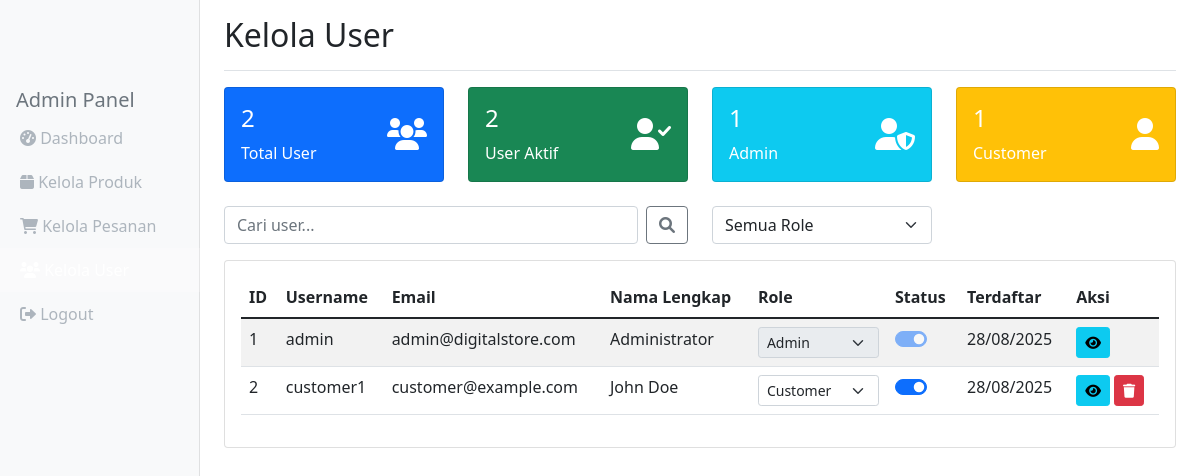
The page /admin/users.php (signed in) on the database its author committed.
### tables this page shows
CREATE TABLE `users` (
  `id` int(11) NOT NULL AUTO_INCREMENT,
  `username` varchar(50) NOT NULL,
  `email` varchar(100) NOT NULL,
  `password` varchar(255) NOT NULL,
  `full_name` varchar(100) NOT NULL,
  `phone` varchar(20) DEFAULT NULL,
  `role` enum('customer','admin') DEFAULT 'customer',
  `is_active` tinyint(1) DEFAULT 1,
  `email_verified_at` timestamp NULL DEFAULT NULL,
  `created_at` timestamp NOT NULL DEFAULT current_timestamp(),
  `updated_at` timestamp NOT NULL DEFAULT current_timestamp() ON UPDATE current_timestamp(),
  PRIMARY KEY (`id`),
  UNIQUE KEY `username` (`username`),
  UNIQUE KEY `email` (`email`)
);

### classes/User.php (called while the page is built, shortened)
<?php
class User {
    private $conn;
    private $table_name = "users";
    public function __construct($db) {
        $this->conn = $db;
    }
    public function getAllUsers($limit = 10, $offset = 0, $search = '', $role_filter = '') {
        $where_conditions = [];
        $params = [];
        $where_clause = !empty($where_conditions) ? 'WHERE ' . implode(' AND ', $where_conditions) : '';
        $query = "SELECT id, username, email, full_name, phone, role, is_active, created_at
                 FROM " . $this->table_name . "
                 " . $where_clause . "
                 ORDER BY created_at DESC
                 LIMIT :limit OFFSET :offset";
        $stmt = $this->conn->prepare($query);
        $stmt->bindValue(':limit', (int)$limit, PDO::PARAM_INT);
        $stmt->bindValue(':offset', (int)$offset, PDO::PARAM_INT);
        $stmt->execute();
        return $stmt->fetchAll(PDO::FETCH_ASSOC);
    }
    public function getUserStats() {
        $stats = [];
        $query = "SELECT COUNT(*) as total FROM " . $this->table_name;
        $stmt = $this->conn->prepare($query);
        $stmt->execute();
        $stats['total_users'] = $stmt->fetch(PDO::FETCH_ASSOC)['total'];
        $query = "SELECT COUNT(*) as total FROM " . $this->table_name . " WHERE is_active = 1";
        $stmt = $this->conn->prepare($query);
        $stmt->execute();
        $stats['active_users'] = $stmt->fetch(PDO::FETCH_ASSOC)['total'];
        $query = "SELECT role, COUNT(*) as count FROM " . $this->table_name . " GROUP BY role";
        $stmt = $this->conn->prepare($query);
        $stmt->execute();
        $stats['users_by_role'] = $stmt->fetchAll(PDO::FETCH_ASSOC);
        return $stats;
    }
}
?>

### admin/users.php (the view, shortened to what this page needs)
<?php
require_once '../classes/User.php';
$database = new Database();
$db = $database->getConnection();
$user = new User($db);
$page = isset($_GET['page']) ? (int)$_GET['page'] : 1;
$limit = 10;
$offset = ($page - 1) * $limit;
$search = isset($_GET['search']) ? $_GET['search'] : '';
$role_filter = isset($_GET['role']) ? $_GET['role'] : '';
$users = $user->getAllUsers($limit, $offset, $search, $role_filter);
$stats = $user->getUserStats();
?>
<!DOCTYPE html>
<html lang="id">
<head>
    <link href="https://cdn.jsdelivr.net/npm/bootstrap@5.1.3/dist/css/bootstrap.min.css" rel="stylesheet">
    <link href="https://cdnjs.cloudflare.com/ajax/libs/font-awesome/6.0.0/css/all.min.css" rel="stylesheet">
    <link href="../css/admin.css" rel="stylesheet">
</head>
<body>
    <div class="container-fluid">
        <div class="row">
            <nav class="col-md-3 col-lg-2 d-md-block bg-light sidebar">
                <div class="position-sticky pt-3">
                    <h5 class="sidebar-heading px-3 mt-4 mb-1 text-muted">Admin Panel</h5>
                    <ul class="nav flex-column">
                        <li class="nav-item">
                            <a class="nav-link" href="dashboard.php">
                                <i class="fas fa-tachometer-alt"></i> Dashboard
                            </a>
                        </li>
                        <li class="nav-item">
                            <a class="nav-link" href="products.php">
                                <i class="fas fa-box"></i> Kelola Produk
                            </a>
                        </li>
                        <li class="nav-item">
                            <a class="nav-link" href="orders.php">
                                <i class="fas fa-shopping-cart"></i> Kelola Pesanan
                            </a>
                        </li>
                        <li class="nav-item">
                            <a class="nav-link active" href="users.php">
                                <i class="fas fa-users"></i> Kelola User
                            </a>
                        </li>
                        <li class="nav-item">
                            <a class="nav-link" href="../logout.php">
                                <i class="fas fa-sign-out-alt"></i> Logout
                            </a>
                        </li>
                    </ul>
                </div>
            </nav>
            <main class="col-md-9 ms-sm-auto col-lg-10 px-md-4">
                <div class="d-flex justify-content-between flex-wrap flex-md-nowrap align-items-center pt-3 pb-2 mb-3 border-bottom">
                    <h1 class="h2">Kelola User</h1>
                </div>
                <div class="row mb-4">
                    <div class="col-md-3">
                        <div class="card text-white bg-primary">
                            <div class="card-body">
                                <div class="d-flex justify-content-between">
                                    <div>
                                        <h4><?php echo $stats['total_users']; ?></h4>
                                        <p class="card-text">Total User</p>
                                    </div>
                                    <div class="align-self-center">
                                        <i class="fas fa-users fa-2x"></i>
                                    </div>
                                </div>
                            </div>
                        </div>
                    </div>
                    <div class="col-md-3">
                        <div class="card text-white bg-success">
                            <div class="card-body">
                                <div class="d-flex justify-content-between">
                                    <div>
                                        <h4><?php echo $stats['active_users']; ?></h4>
                                        <p class="card-text">User Aktif</p>
                                    </div>
                                    <div class="align-self-center">
                                        <i class="fas fa-user-check fa-2x"></i>
                                    </div>
                                </div>
                            </div>
                        </div>
                    </div>
                    <?php
                    function getRoleCount($users_by_role, $target_role) {
                        foreach ($users_by_role as $role_data) {
                            if ($role_data['role'] === $target_role) {
                                return $role_data['count'];
                            }
                        }
                        return 0;
                    }
                    ?>
                    <div class="col-md-3">
                        <div class="card text-white bg-info">
                            <div class="card-body">
                                <div class="d-flex justify-content-between">
                                    <div>
                                        <h4><?php echo getRoleCount($stats['users_by_role'], 'admin'); ?></h4>
                                        <p class="card-text">Admin</p>
                                    </div>
                                    <div class="align-self-center">
                                        <i class="fas fa-user-shield fa-2x"></i>
                                    </div>
                                </div>
                            </div>
                        </div>
                    </div>
                    <div class="col-md-3">
                        <div class="card text-white bg-warning">
                            <div class="card-body">
                                <div class="d-flex justify-content-between">
                                    <div>
                                        <h4><?php echo getRoleCount($stats['users_by_role'], 'customer'); ?></h4>
                                        <p class="card-text">Customer</p>
                                    </div>
                                    <div class="align-self-center">
                                        <i class="fas fa-user fa-2x"></i>
                                    </div>
                                </div>
                            </div>
                        </div>
                    </div>
                </div>
                <div class="row mb-3">
                    <div class="col-md-6">
                        <form method="GET" class="d-flex">
                            <input type="text" class="form-control me-2" name="search" placeholder="Cari user..." value="<?php echo htmlspecialchars($search); ?>">
                            <button class="btn btn-outline-secondary" type="submit">
                                <i class="fas fa-search"></i>
                            </button>
                        </form>
                    </div>
                    <div class="col-md-3">
                        <select class="form-select" onchange="filterByRole(this.value)">
                            <option value="">Semua Role</option>
                        </select>
                    </div>
                </div>
                <div class="card">
                    <div class="card-body">
                        <div class="table-responsive">
                            <table class="table table-striped">
                                <thead>
                                    <tr>
                                        <th>ID</th>
                                        <th>Username</th>
                                        <th>Email</th>
                                        <th>Nama Lengkap</th>
                                        <th>Role</th>
                                        <th>Status</th>
                                        <th>Terdaftar</th>
                                        <th>Aksi</th>
                                    </tr>
                                </thead>
                                <tbody>
                                    <?php foreach ($users as $u): ?>
                                    <tr id="user-<?php echo $u['id']; ?>">
                                        <td><?php echo $u['id']; ?></td>
                                        <td><?php echo htmlspecialchars($u['username']); ?></td>
                                        <td><?php echo htmlspecialchars($u['email']); ?></td>
                                        <td><?php echo htmlspecialchars($u['full_name']); ?></td>
                                        <td>
                                            <select class="form-select form-select-sm" onchange="updateRole(<?php echo $u['id']; ?>, this.value)" <?php echo $u['id'] == $_SESSION['user_id'] ? 'disabled' : ''; ?>>
                                                <option value="customer" <?php echo $u['role'] === 'customer' ? 'selected' : ''; ?>>Customer</option>
                                                <option value="admin" <?php echo $u['role'] === 'admin' ? 'selected' : ''; ?>>Admin</option>
                                            </select>
                                        </td>
                                        <td>
                                            <div class="form-check form-switch">
                                                <input class="form-check-input" type="checkbox" <?php echo $u['is_active'] ? 'checked' : ''; ?>
                                                       onchange="updateStatus(<?php echo $u['id']; ?>, this.checked ? 1 : 0)"
                                                       <?php echo $u['id'] == $_SESSION['user_id'] ? 'disabled' : ''; ?>>
                                            </div>
                                        </td>
                                        <td><?php echo date('d/m/Y', strtotime($u['created_at'])); ?></td>
                                        <td>
                                            <a href="user_detail.php?id=<?php echo $u['id']; ?>" class="btn btn-sm btn-info">
                                                <i class="fas fa-eye"></i>
                                            </a>
                                            <?php if ($u['id'] != $_SESSION['user_id']): ?>
                                            <button class="btn btn-sm btn-danger" onclick="deleteUser(<?php echo $u['id']; ?>)">
                                                <i class="fas fa-trash"></i>
                                            </button>
                                            <?php endif; ?>
                                        </td>
                                    </tr>
                                    <?php endforeach; ?>
                                </tbody>
                            </table>
                        </div>
                    </div>
                </div>
            </main>
        </div>
    </div>
</body>
</html>

### css/admin.css (style rules this page uses)
.sidebar { position: fixed; top: 0; bottom: 0; left: 0; z-index: 100; padding: 48px 0 0; box-shadow: inset -1px 0 0 rgba(0, 0, 0, .1); }
.sidebar .nav-link { color: #adb5bd; padding: 10px 20px; }
.sidebar .nav-link.active { color: #fff; background-color: rgba(255, 255, 255, 0.2); }

### rows shown on the page
users: id "1", username "admin", email "admin@digitalstore.com", full_name "Administrator", role+id "Admin", is_active "☑", created_at "28/08/2025"
users: id "2", username "customer1", email "customer@example.com", full_name "John Doe", role+id "Customer", is_active "☑", created_at "28/08/2025"

### other values the page prints
$stats['total_users'] "2"
$stats['active_users'] "2"
getRoleCount($stats['users_by_role'], 'admin') "1"
getRoleCount($stats['users_by_role'], 'customer') "1"
